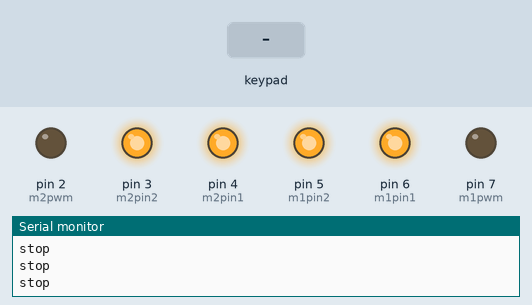
A sketch run on a simulated Arduino Uno, built with avr-gcc and run on an emulated ATmega328P. Parts: output pins drawn as LEDs (lit = HIGH), the last lines printed to the serial monitor. The inputs (shaded band) are chosen by the test bench.

Above: at 1.2 s.
1.3 s: key 'U' pressed
At 1.51 s:
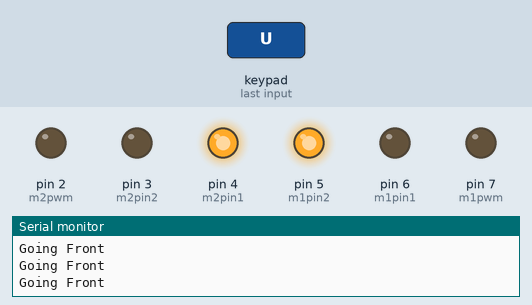
3.2 s: key 'D' pressed
At 3.43 s:
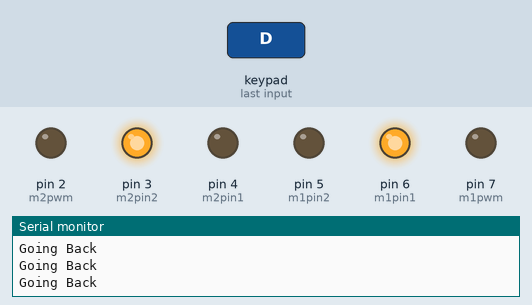
5.1 s: key 'L' pressed
At 5.34 s:
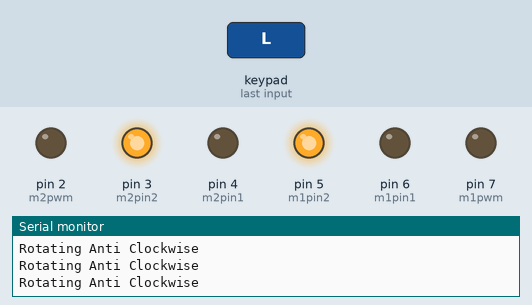
7.0 s: key 'R' pressed
At 7.21 s:
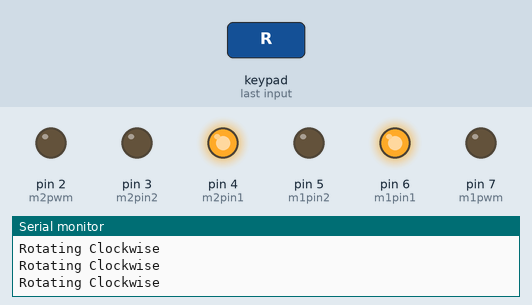
Timing chart, 0 to 9.9 s (numbered marks = the images above; inputs shaded):
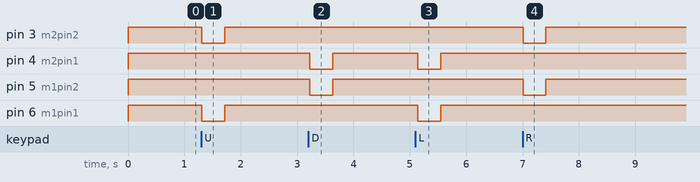

The sketch:

smeet_maze.ino
```cpp
#include <stdlib.h>
#include <PS2X_lib.h>
PS2X ps2x;

#define m1pin1 6
#define m1pin2 5
#define m1pwm 7

#define m2pin1 4
#define m2pin2 3
#define m2pwm 2

int psclock=8;
int pscommand=11;
int psattention=10;
int psdata=9;

int error=0;
byte type=0;

int m1speed=100;
int m2speed=110;

void setup()
{
  pinMode(m1pwm, OUTPUT);
  pinMode(m1pin1, OUTPUT);
  pinMode(m1pin2, OUTPUT);

  pinMode(m2pwm, OUTPUT);
  pinMode(m2pin1, OUTPUT);
  pinMode(m2pin2, OUTPUT);

  Serial.begin(57600);

  error=ps2x.config_gamepad(psclock,pscommand,psattention,psdata, true, true);   //GamePad(clock, command, attention, data, Pressures?, Rumble?)
  if(error==0)
    Serial.println("Found Controller, configured successful");

  type=ps2x.readType();
  if(type==1)
    Serial.println("DualShock Controller Found");
}

void loop()
{
  ps2x.read_gamepad();
  if(ps2x.Button(PSB_PAD_UP))
  {
      digitalWrite(m2pin1,HIGH);
      digitalWrite(m2pin2,LOW);
      analogWrite(m2pwm,m2speed);

      digitalWrite(m1pin1,LOW);
      digitalWrite(m1pin2,HIGH);
      analogWrite(m1pwm,m1speed);
      Serial.println("Going Front");
  }
  else if(ps2x.Button(PSB_PAD_DOWN))
  {
      digitalWrite(m2pin2,HIGH);
      digitalWrite(m2pin1,LOW);
      analogWrite(m2pwm,m2speed);

      digitalWrite(m1pin2,LOW);
      digitalWrite(m1pin1,HIGH);
      analogWrite(m1pwm,m1speed);
      Serial.println("Going Back");
  }
  else if(ps2x.Button(PSB_PAD_RIGHT))
  {
      digitalWrite(m2pin2,LOW);
      digitalWrite(m2pin1,HIGH);
      analogWrite(m2pwm,m2speed);

      digitalWrite(m1pin2,LOW);
      digitalWrite(m1pin1,HIGH);
      analogWrite(m1pwm,m1speed);
      Serial.println("Rotating Clockwise");
  }
  else if(ps2x.Button(PSB_PAD_LEFT))
  {
      digitalWrite(m2pin2,HIGH);
      digitalWrite(m2pin1,LOW);
      analogWrite(m2pwm,m2speed);

      digitalWrite(m1pin2,HIGH);
      digitalWrite(m1pin1,LOW);
      analogWrite(m1pwm,m1speed);
      Serial.println("Rotating Anti Clockwise");
  }
   else
    {
      digitalWrite(m2pin1,HIGH);
      digitalWrite(m2pin2,HIGH);

      digitalWrite(m1pin1,HIGH);
      digitalWrite(m1pin2,HIGH);


      Serial.println("stop");
    }
  delay(50);
}
```

Measured:
- after the input at 1.3 s, pin 3 (m2pin2), pin 6 (m1pin1): HIGH → LOW at once, → HIGH 0.40 s later
- after the input at 3.2 s, pin 4 (m2pin1), pin 5 (m1pin2): HIGH → LOW at once, → HIGH 0.40 s later
- after the input at 5.1 s, pin 4 (m2pin1), pin 6 (m1pin1): HIGH → LOW at once, → HIGH 0.40 s later
- after the input at 7.0 s, pin 3 (m2pin2), pin 5 (m1pin2): HIGH → LOW at once, → HIGH 0.40 s later
